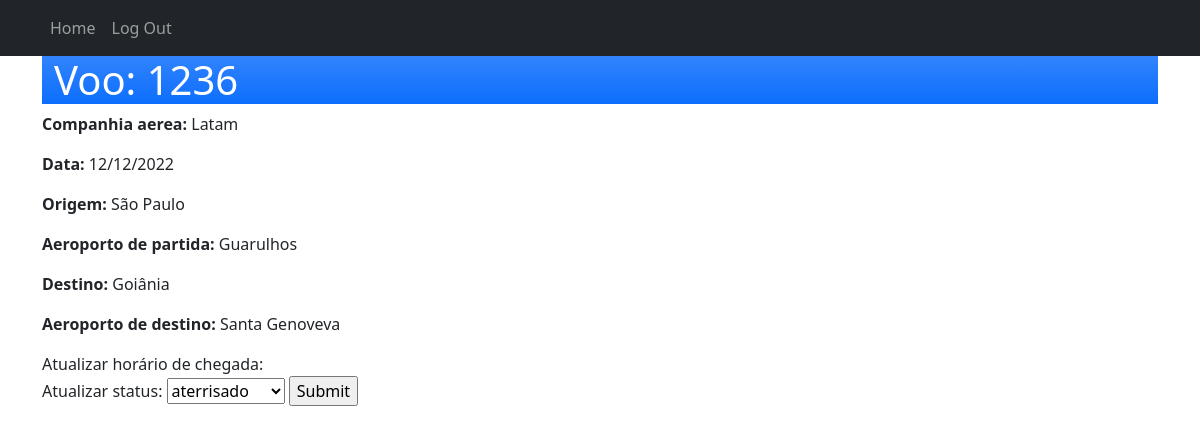
Page /monitoramento/0 (signed in) on the earlier database version.
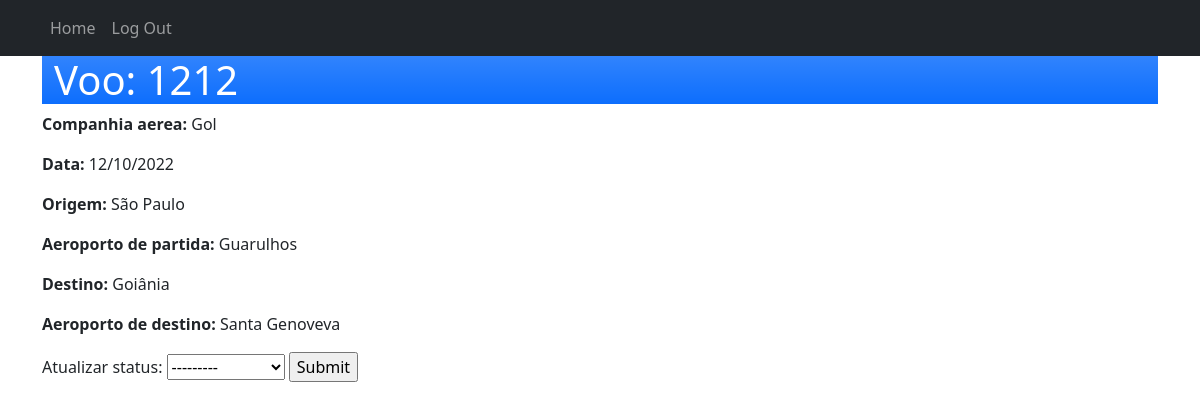
Same page on the later database version.
### rota/models.py (models this page shows, shortened)
class Voo(models.Model):
    STATUS_POSSIVEIS = (
        ('em', 'embarcando'),
        ('ca', 'cancelado'),
        ('pr', 'programado'),
        ('ta', 'taxiando'),
        ('pt', 'pronto'),
        ('ao', 'autorizado'),
        ('vo', 'em_voo'),
        ('at', 'aterrisado')
    )
    rota = models.ForeignKey(Rota, on_delete=models.CASCADE, null=True)
    id = models.IntegerField(primary_key=True)
    status = models.CharField(max_length=2, null=True, blank=True, choices=STATUS_POSSIVEIS)
    piloto = models.CharField(max_length=20, null=False)
    hora_partida = models.TimeField(auto_now=False, null=True, blank=True)
    hora_chegada = models.TimeField(auto_now=False, null=True, blank=True)
    data = models.DateTimeField(null=True)
    class Meta:
        db_table = 'voos'

class Rota(models.Model):
    id = models.IntegerField(primary_key=True)
    codigo = models.CharField(max_length=15, null = False, unique = True)
    aeroporto_partida = models.CharField(max_length=200, null=False)
    aeroporto_chegada = models.CharField(max_length=200, null=False)
    hora_partida_prevista= models.TimeField(auto_now=False)
    hora_chegada_prevista= models.TimeField(auto_now=False)
    origem = models.CharField(max_length=20, null=False)
    destino = models.CharField(max_length=20, null=False)
    aeronave = models.CharField(max_length=20, null=False)
    companhia_aerea = models.CharField(max_length=20, null=False)
    class Meta:
        db_table = 'rotas'

### rota/views.py (the view)
# urls.py: path('monitoramento/<pk>', views.MonitoraVoo.as_view(), name='status-manager'),
class MonitoraVoo(PermissionRequiredMixin, UpdateView):
    permission_required = 'rota.change_voo'
    model = Voo
    template_name = 'monitoramento/status_manager.html'
    success_url = reverse_lazy('monitoramento')
    def get_form_class(self):
        if self.request.user.groups.filter(name='Piloto').exists():
            return VooPilotoForm
        elif self.request.user.groups.filter(name='Torre de Controle').exists():
            return VooTorreForm
        else:
            return VooFuncionarioForm

### rota/models.py (shortened to what this page needs)
class VooFuncionarioForm(ModelForm):
    class Meta:
        model = Voo
        fields = ['status']

### templates/monitoramento/status_manager.html (shortened to what this page needs)
{% extends "base.html" %}
{% block content %}
<header class="bg-primary bg-gradient text-white">
    <div class="container">
            <h1>Voo: {{ voo.rota.codigo }}</h1>
    </div>
</header>
    <p><strong>Companhia aerea:</strong> {{ voo.rota.companhia_aerea }} </p>
    <p><strong>Data:</strong> {{ voo.data|date:"d/m/Y" }} </p>
    <p><strong>Origem:</strong> {{ voo.rota.origem }}</p>
    <p><strong>Aeroporto de partida:</strong> {{ voo.rota.aeroporto_partida }}</p>
    <p><strong>Destino:</strong> {{ voo.rota.destino }}</p>
    <p><strong>Aeroporto de destino:</strong> {{ voo.rota.aeroporto_chegada }}</p>
    <form action="" method="post">
        {% if user.groups.all.0.name == "Torre de Controle" and voo.status == "vo" or voo.status == "at" %}
            <div class="fieldWrapper">
                <label for="{{ form.status.id_for_label }}">Atualizar horário de chegada:</label>
            </div>
        {% elif user.groups.all.0.name == "Torre de Controle" and voo.status == "pt" or voo.status == "ao" %}
            <div class="fieldWrapper">
                {{ form.hora_partida.errors }}
                <label for="{{ form.status.id_for_label }}">Atualizar horário de partida</label>
                {{ form.hora_partida }}
            </div>
        {% endif %}
        <div class="fieldWrapper">
            <label for="{{ form.status.id_for_label }}">Atualizar status:</label>
            {{ form.status }}
            <input type="submit" value="Submit" />
        </div>
    </form>
{% endblock %}

Differences in the rows shown:
changed Voo "São Paulo": rota.codigo "1236" → "1212"; rota.companhia_aerea "Latam" → "Gol"; data "12/12/2022" → "12/10/2022"; status "aterrisado" → "---------"
Other differences:
text no longer shown: "Atualizar horário de chegada:"
